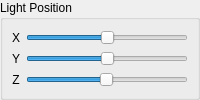
             <widget class="QGroupBox" name="groupBox_13">
              <property name="title">
               <string>Light Position</string>
              </property>
              <layout class="QGridLayout" name="_3">
               <property name="leftMargin">
                <number>9</number>
               </property>
               <property name="topMargin">
                <number>9</number>
               </property>
               <property name="rightMargin">
                <number>9</number>
               </property>
               <property name="bottomMargin">
                <number>9</number>
               </property>
               <property name="spacing">
                <number>6</number>
               </property>
               <item row="0" column="0">
                <layout class="QHBoxLayout" name="_4">
                 <property name="spacing">
                  <number>6</number>
                 </property>
                 <property name="leftMargin">
                  <number>0</number>
                 </property>
                 <property name="topMargin">
                  <number>0</number>
                 </property>
                 <property name="rightMargin">
                  <number>0</number>
                 </property>
                 <property name="bottomMargin">
                  <number>0</number>
                 </property>
                 <item>
                  <layout class="QVBoxLayout" name="_5">
                   <property name="spacing">
                    <number>6</number>
                   </property>
                   <property name="leftMargin">
                    <number>0</number>
                   </property>
                   <property name="topMargin">
                    <number>0</number>
                   </property>
                   <property name="rightMargin">
                    <number>0</number>
                   </property>
                   <property name="bottomMargin">
                    <number>0</number>
                   </property>
                   <item>
                    <widget class="QLabel" name="lightPosX">
                     <property name="text">
                      <string>X</string>
                     </property>
                     <property name="alignment">
                      <set>Qt::AlignCenter</set>
                     </property>
                    </widget>
                   </item>
                   <item>
                    <widget class="QLabel" name="lightPosY">
                     <property name="text">
                      <string>Y</string>
                     </property>
                     <property name="alignment">
                      <set>Qt::AlignCenter</set>
                     </property>
                    </widget>
                   </item>
                   <item>
                    <widget class="QLabel" name="lightPosZ">
                     <property name="text">
                      <string>Z</string>
                     </property>
                     <property name="alignment">
                      <set>Qt::AlignCenter</set>
                     </property>
                    </widget>
                   </item>
                  </layout>
                 </item>
                 <item>
                  <layout class="QVBoxLayout" name="_6">
                   <property name="spacing">
                    <number>6</number>
                   </property>
                   <property name="leftMargin">
                    <number>0</number>
                   </property>
                   <property name="topMargin">
                    <number>0</number>
                   </property>
                   <property name="rightMargin">
                    <number>0</number>
                   </property>
                   <property name="bottomMargin">
                    <number>0</number>
                   </property>
                   <item>
                    <widget class="QSlider" name="sliderLightPosX">
                     <property name="minimum">
                      <number>-100</number>
                     </property>
                     <property name="maximum">
                      <number>100</number>
                     </property>
                     <property name="orientation">
                      <enum>Qt::Horizontal</enum>
                     </property>
                    </widget>
                   </item>
                   <item>
                    <widget class="QSlider" name="sliderLightPosY">
                     <property name="minimum">
                      <number>-100</number>
                     </property>
                     <property name="maximum">
                      <number>100</number>
                     </property>
                     <property name="orientation">
                      <enum>Qt::Horizontal</enum>
                     </property>
                    </widget>
                   </item>
                   <item>
                    <widget class="QSlider" name="sliderLightPosZ">
                     <property name="minimum">
                      <number>1</number>
                     </property>
                     <property name="maximum">
                      <number>100</number>
                     </property>
                     <property name="value">
                      <number>50</number>
                     </property>
                     <property name="orientation">
                      <enum>Qt::Horizontal</enum>
                     </property>
                     <property name="invertedAppearance">
                      <bool>false</bool>
                     </property>
                     <property name="invertedControls">
                      <bool>false</bool>
                     </property>
                     <property name="tickPosition">
                      <enum>QSlider::NoTicks</enum>
                     </property>
                     <property name="tickInterval">
                      <number>0</number>
                     </property>
                    </widget>
                   </item>
                  </layout>
                 </item>
                </layout>
               </item>
              </layout>
             </widget>
